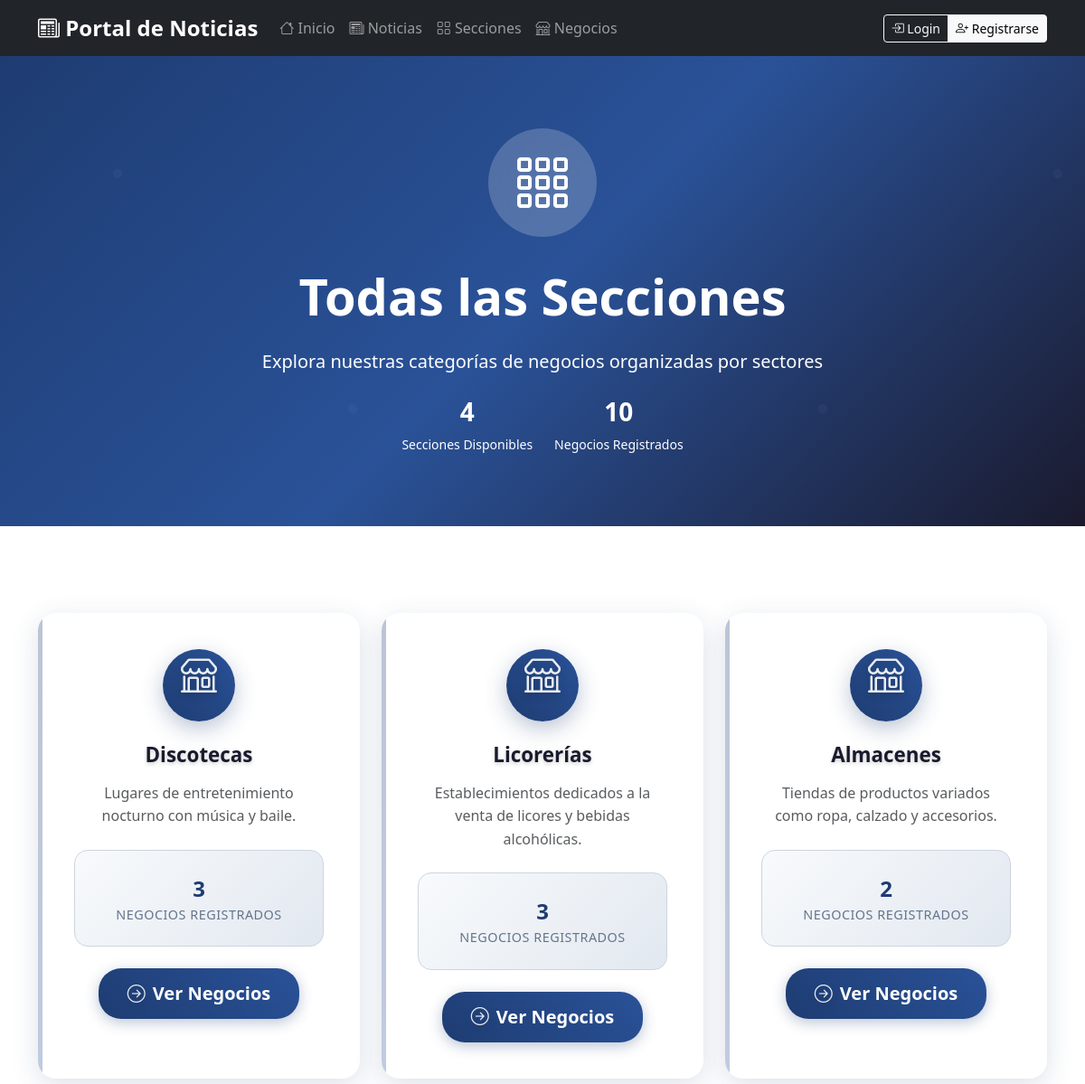
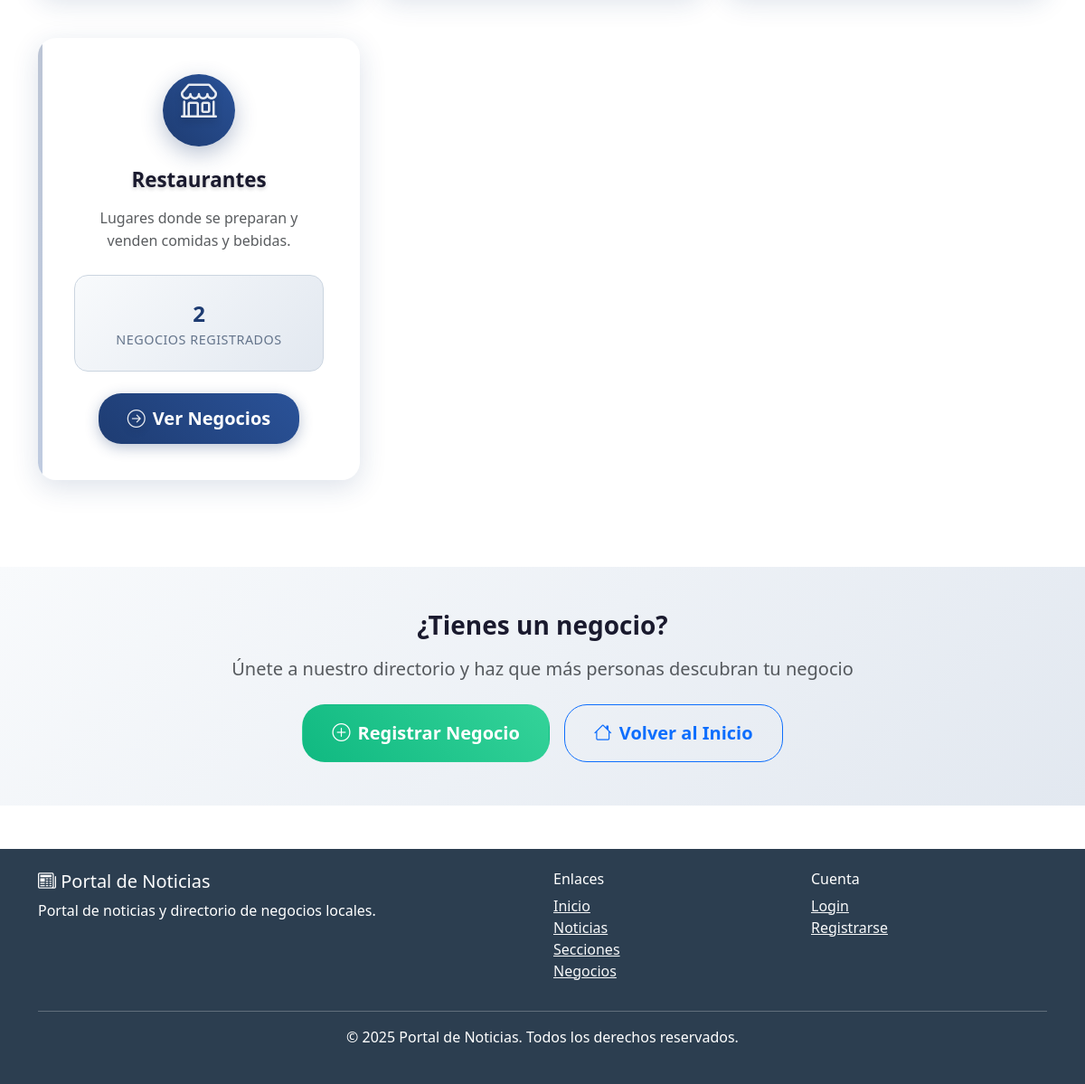
Screenshot of /clone/portal_noticias/section with the database file from the repository (2 pictures, top to bottom).
### tables this page shows
CREATE TABLE `sections` (
  `id` int(10) UNSIGNED NOT NULL,
  `slug` varchar(120) NOT NULL,
  `title` varchar(150) NOT NULL,
  `description` text DEFAULT NULL,
  `sort_order` int(11) NOT NULL DEFAULT 0,
  `created_at` timestamp NOT NULL DEFAULT current_timestamp()
);

### config/MeekroDB.php (called while the page is built, shortened)
<?php
class MeekroDB {
    public static $host = 'localhost';
    public static $port = 3306;
    public static $dbName = '';
    public static $user = '';
    public static $password = '';
    public static $encoding = 'utf8mb4';
    protected static $instance;
    protected static $mysqliInstance;
    public static function get() {
        if (!self::$instance) {
            self::$instance = new self();
        }
        return self::$instance;
    }
    public function __construct() {
        if (!self::$mysqliInstance) {
            self::$mysqliInstance = new mysqli(
                self::$host,
                self::$user,
                self::$password,
                self::$dbName,
                self::$port
            );
            self::$mysqliInstance->set_charset(self::$encoding);
        }
    }
    public static function query($query, ...$params) {
        $stmt = self::$mysqliInstance->prepare($query);
        $stmt->execute();
        return $stmt;
    }
    public static function queryAllRows($query, ...$params) {
        $stmt = self::query($query, ...$params);
        $result = $stmt->get_result();
        if ($result) {
            return $result->fetch_all(MYSQLI_ASSOC);
        }
        return [];
    }
}
?>

### config/Database.php (called while the page is built, shortened)
<?php
require_once __DIR__ . '/MeekroDB.php';
class Database {
    public function fetchAll($sql, $params = []) {
        try {
            if (empty($params)) {
                return MeekroDB::queryAllRows($sql);
            } else {
                return MeekroDB::queryAllRows($sql, ...$params);
            }
        } catch (Exception $e) {
            throw new Exception('Error en consulta: ' . $e->getMessage());
        }
    }
}
?>

### models/Section.php (called while the page is built, shortened)
<?php
class Section {
    private $db;
    public function __construct($database) {
        $this->db = $database;
    }
    public function getAllWithBusinessCount() {
        $sql = "SELECT s.*, COUNT(b.id) as business_count
                FROM sections s
                LEFT JOIN businesses b ON s.id = b.section_id AND b.is_published = 1
                GROUP BY s.id
                ORDER BY s.sort_order ASC";
        return $this->db->fetchAll($sql);
    }
}
?>

### views/sections/index.php (the view, shortened to what this page needs)
<div class="hero-section">
    <div class="container">
        <div class="row">
            <div class="col-lg-8 mx-auto text-center">
                <div class="hero-icon">
                    <i class="bi bi-grid-3x3-gap"></i>
                </div>
                <h1 class="display-4 fw-bold mb-4">Todas las Secciones</h1>
                <p class="lead mb-4">Explora nuestras categorías de negocios organizadas por sectores</p>
                <div class="d-flex justify-content-center gap-4 flex-wrap">
                    <div class="text-center">
                        <div class="h3 fw-bold"><?= count($sections) ?></div>
                        <div class="small">Secciones Disponibles</div>
                    </div>
                    <div class="text-center">
                        <div class="h3 fw-bold"><?= array_sum(array_column($sections, 'business_count')) ?></div>
                        <div class="small">Negocios Registrados</div>
                    </div>
                </div>
            </div>
        </div>
    </div>
</div>
<div class="container py-5">
    <?php if (!empty($sections)): ?>
    <div class="row">
        <?php foreach ($sections as $index => $section): ?>
        <div class="col-lg-4 col-md-6 mb-5">
            <div class="section-card" style="animation: fadeInUp 0.6s ease-out <?= $index * 0.1 ?>s both;">
                <div class="card-body text-center">
                    <div class="section-icon">
                        <i class="bi bi-shop"></i>
                    </div>
                    <h4 class="card-title fw-bold mb-3" style="color: #1a1a2e;">
                        <?= htmlspecialchars($section['title']) ?>
                    </h4>
                    <p class="card-text text-muted mb-4" style="line-height: 1.6;">
                        <?= htmlspecialchars($section['description']) ?>
                    </p>
                    <div class="section-stats">
                        <div class="row">
                            <div class="col-12 stats-item">
                                <span class="stats-number"><?= $section['business_count'] ?></span>
                                <div class="stats-label"><?= $section['business_count'] == 1 ? 'Negocio' : 'Negocios' ?> Registrados</div>
                            </div>
                        </div>
                    </div>
                    <div class="mt-4">
                        <a href="index.php?controller=section&action=show&slug=<?= $section['slug'] ?>"
                           class="btn btn-lg"
                           style="background: linear-gradient(45deg, #1e3c72, #2a5298);
                                  color: white;
                                  border: none;
                                  border-radius: 25px;
                                  padding: 0.8rem 2rem;
                                  font-weight: 600;
                                  box-shadow: 0 4px 15px rgba(30, 60, 114, 0.3);
                                  transition: all 0.3s ease;"
                           onmouseover="this.style.transform='translateY(-2px)'; this.style.boxShadow='0 8px 25px rgba(30, 60, 114, 0.4)'"
                           onmouseout="this.style.transform='translateY(0)'; this.style.boxShadow='0 4px 15px rgba(30, 60, 114, 0.3)'">
                            <i class="bi bi-arrow-right-circle me-2"></i>Ver Negocios
                        </a>
                    </div>
                </div>
            </div>
        </div>
        <?php endforeach; ?>
    </div>
    <?php endif; ?>
</div>
<section class="py-5" style="background: linear-gradient(135deg, #f8fafc 0%, #e2e8f0 100%);">
    <div class="container">
        <div class="row">
            <div class="col-lg-8 mx-auto text-center">
                <h3 class="fw-bold mb-3" style="color: #1a1a2e;">¿Tienes un negocio?</h3>
                <p class="lead text-muted mb-4">Únete a nuestro directorio y haz que más personas descubran tu negocio</p>
                <div class="d-flex justify-content-center gap-3 flex-wrap">
                    <a href="<?= BASE_URL ?>register" class="btn btn-lg" style="background: linear-gradient(45deg, #10b981, #34d399); color: white; border-radius: 25px; padding: 1rem 2rem; font-weight: 600;">
                        <i class="bi bi-plus-circle me-2"></i>Registrar Negocio
                    </a>
                    <a href="<?= BASE_URL ?>" class="btn btn-outline-primary btn-lg" style="border-radius: 25px; padding: 1rem 2rem; font-weight: 600;">
                        <i class="bi bi-house me-2"></i>Volver al Inicio
                    </a>
                </div>
            </div>
        </div>
    </div>
</section>

### views/layout/main.php (style rules this page uses)
.hero-section { background: linear-gradient(135deg, #1e3c72 0%, #2a5298 50%, #1a1a2e 100%); color: white; padding: 5rem 0; margin-bottom: 3rem; position: relative; overflow: hidden; }
.hero-section::before { content: ''; position: absolute; top: 0; left: 0; right: 0; bottom: 0; opacity: 0.3; }
.hero-icon { width: 120px; height: 120px; background: rgba(255,255,255,0.2); border-radius: 50%; display: flex; align-items: center; justify-content: center; margin: 0 auto 2rem; backdrop-filter: blur(10px); }
.hero-icon i { font-size: 4rem; }
.section-card { background: linear-gradient(135deg, #1e3c72 0%, #2a5298 50%, #1a1a2e 100%); color: white; transition: all 0.4s cubic-bezier(0.4, 0, 0.2, 1); border-radius: 20px; border: none; box-shadow: 0 8px 30px rgba(30, 60, 114, 0.2); overflow: hidden; position: relative; }
.section-card::before { content: ''; position: absolute; top: 0; left: 0; right: 0; bottom: 0; opacity: 0.3; z-index: 1; }
.section-card .card-body { position: relative; z-index: 2; padding: 2.5rem 2rem; }
.section-card i { color: rgba(255,255,255,0.9); margin-bottom: 1.5rem; text-shadow: 0 4px 8px rgba(0,0,0,0.2); }
.section-card .card-title { color: white; font-weight: 700; font-size: 1.4rem; margin-bottom: 1rem; text-shadow: 0 2px 4px rgba(0,0,0,0.2); }
.section-card .card-text { color: rgba(255,255,255,0.9); line-height: 1.6; margin-bottom: 1.5rem; }

### views/sections/index.php (style rules this page uses)
.section-card { background: white; transition: all 0.4s cubic-bezier(0.4, 0, 0.2, 1); border-radius: 20px; border: none; box-shadow: 0 8px 30px rgba(30, 60, 114, 0.15); overflow: hidden; position: relative; height: 100%; }
.section-card::before { content: ''; position: absolute; top: 0; left: 0; width: 5px; height: 100%; background: linear-gradient(to bottom, #1e3c72, #2a5298); z-index: 1; }
.section-card .card-body { padding: 2.5rem; position: relative; z-index: 2; }
.section-icon { width: 80px; height: 80px; background: linear-gradient(45deg, #1e3c72, #2a5298); border-radius: 50%; display: flex; align-items: center; justify-content: center; margin: 0 auto 1.5rem; color: white; font-size: 2.5rem; box-shadow: 0 8px 25px rgba(30, 60, 114, 0.3); }
.section-stats { background: linear-gradient(135deg, #f8fafc 0%, #e2e8f0 100%); padding: 1rem; border-radius: 15px; margin-top: 1.5rem; border: 1px solid #cbd5e0; }
.stats-item { text-align: center; padding: 0.5rem; }
.stats-number { font-size: 1.5rem; font-weight: 700; color: #1e3c72; display: block; }
.stats-label { font-size: 0.9rem; color: #64748b; text-transform: uppercase; letter-spacing: 0.5px; }

### rows the page displays
sections: title "Discotecas", description "Lugares de entretenimiento nocturno con música y baile.", business_count "3"
sections: title "Licorerías", description "Establecimientos dedicados a la venta de licores y bebidas alcohólicas.", business_count "3"
sections: title "Almacenes", description "Tiendas de productos variados como ropa, calzado y accesorios.", business_count "2"
sections: title "Restaurantes", description "Lugares donde se preparan y venden comidas y bebidas.", business_count "2"

### other values shown
SITE_NAME "Portal de Noticias"
count($sections) "4"
array_sum(array_column($sections, 'business_count')) "10"
